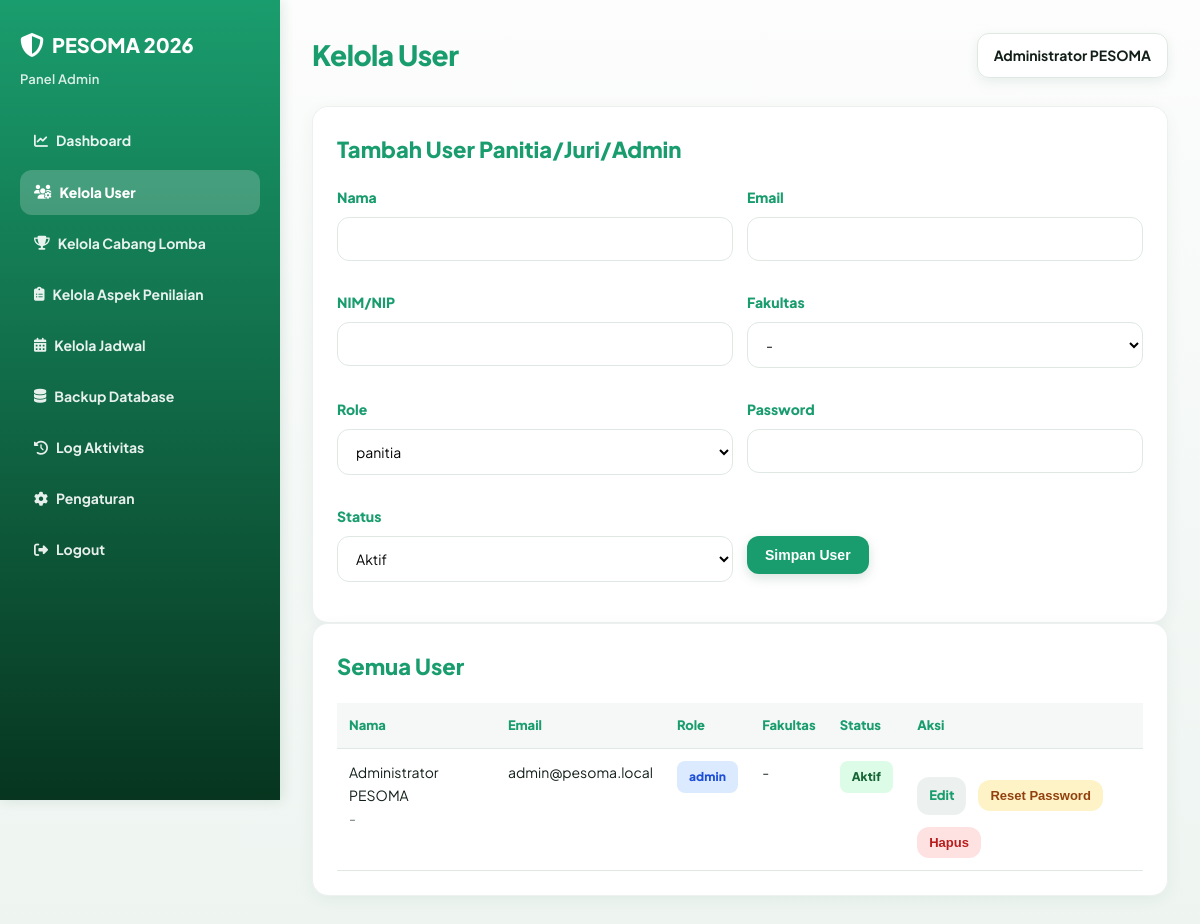
The page /src/admin/kelola-user.php (signed in) on the database its author committed.
### tables this page shows
CREATE TABLE `users` (
  `id` BIGINT UNSIGNED NOT NULL AUTO_INCREMENT,
  `nama` VARCHAR(150) NOT NULL,
  `nim` VARCHAR(20) NULL,
  `email` VARCHAR(150) NOT NULL,
  `fakultas` ENUM('FTIK','FAKDA','FASYA','FEBI','FUAH','FST') NULL,
  `role` ENUM('admin','panitia','juri','peserta') NOT NULL DEFAULT 'peserta',
  `password` VARCHAR(255) NOT NULL,
  `phone` VARCHAR(30) NULL,
  `is_active` TINYINT(1) NOT NULL DEFAULT 1,
  `last_login_at` DATETIME NULL,
  `created_at` TIMESTAMP NOT NULL DEFAULT CURRENT_TIMESTAMP,
  `updated_at` TIMESTAMP NULL DEFAULT NULL ON UPDATE CURRENT_TIMESTAMP,
  PRIMARY KEY (`id`),
  UNIQUE KEY `uq_users_email` (`email`),
  UNIQUE KEY `uq_users_nim` (`nim`),
  KEY `idx_users_role` (`role`),
  KEY `idx_users_fakultas` (`fakultas`)
);

### includes/auth.php (called while the page is built, shortened)
<?php
require_once __DIR__ . '/../config/database.php';
function e(?string $value): string
{
    return htmlspecialchars((string) $value, ENT_QUOTES, 'UTF-8');
}

### config/database.php (called while the page is built, shortened)
<?php
function db(): PDO
{
    static $pdo = null;
    if ($pdo instanceof PDO) {
        return $pdo;
    }
    $dsn = sprintf(
        'mysql:host=%s;port=%s;dbname=%s;charset=%s',
        DB_HOST,
        DB_PORT,
        DB_NAME,
        DB_CHARSET
    );
    $options = [
        PDO::ATTR_ERRMODE => PDO::ERRMODE_EXCEPTION,
        PDO::ATTR_DEFAULT_FETCH_MODE => PDO::FETCH_ASSOC,
        PDO::ATTR_EMULATE_PREPARES => false,
    ];
    try {
        $pdo = new PDO($dsn, DB_USER, DB_PASS, $options);
        $pdo->exec("SET time_zone = '+07:00'");
        return $pdo;
    } catch (PDOException $e) {
        error_log('[DB_CONNECTION_ERROR] ' . $e->getMessage());
        http_response_code(500);
        exit('Koneksi database gagal. Silakan hubungi administrator.');
    }
}
function db_query(string $sql, array $params = []): PDOStatement
{
    $stmt = db()->prepare($sql);
    $stmt->execute($params);
    return $stmt;
}
function db_fetch_all(string $sql, array $params = []): array
{
    return db_query($sql, $params)->fetchAll();
}

### src/admin/kelola-user.php (the view, shortened to what this page needs)
<?php
require_once __DIR__ . '/_layout.php';
$editId = (int)($_GET['edit'] ?? 0);
$edit = $editId ? db_fetch('SELECT * FROM users WHERE id=?', [$editId]) : null;
$users = db_fetch_all('SELECT * FROM users ORDER BY role,nama');
?>
<section class="card">
    <h2><?= $edit ? 'Edit User' : 'Tambah User Panitia/Juri/Admin' ?></h2>
    <form class="two" method="POST" action="proses-user.php"><?= csrf_field() ?><input type="hidden" name="id" value="<?= (int)($edit['id'] ?? 0) ?>">
        <div class="field"><label>Nama</label><input name="nama" value="<?= e($edit['nama'] ?? '') ?>" required></div>
        <div class="field"><label>Email</label><input type="email" name="email" value="<?= e($edit['email'] ?? '') ?>" required></div>
        <div class="field"><label>NIM/NIP</label><input name="nim" value="<?= e($edit['nim'] ?? '') ?>"></div>
        <div class="field"><label>Fakultas</label><select name="fakultas">
                <option value="">-</option><?php foreach (ALLOWED_FAKULTAS as $f): ?><option value="<?= e($f) ?>" <?= ($edit['fakultas'] ?? '') === $f ? 'selected' : '' ?>><?= e($f) ?></option><?php endforeach; ?>
            </select></div>
        <div class="field"><label>Role</label><select name="role" required><?php foreach ([ROLE_ADMIN, ROLE_PANITIA, ROLE_JURI, ROLE_PESERTA] as $r): ?><option value="<?= e($r) ?>" <?= ($edit['role'] ?? ROLE_PANITIA) === $r ? 'selected' : '' ?>><?= e($r) ?></option><?php endforeach; ?></select></div>
        <div class="field"><label>Password <?= $edit ? '(kosongkan jika tidak diubah)' : '' ?></label><input type="password" name="password" <?= $edit ? '' : 'required' ?>></div>
        <div class="field"><label>Status</label><select name="is_active">
                <option value="1" <?= (int)($edit['is_active'] ?? 1) === 1 ? 'selected' : '' ?>>Aktif</option>
            </select></div>
        <div class="field"><label>&nbsp;</label><button class="btn" type="submit">Simpan User</button> <?php if ($edit): ?><a class="btn secondary" href="kelola-user.php">Batal</a><?php endif; ?></div>
    </form>
</section>
<section class="card">
    <h2>Semua User</h2>
    <table class="table">
        <thead>
            <tr>
                <th>Nama</th>
                <th>Email</th>
                <th>Role</th>
                <th>Fakultas</th>
                <th>Status</th>
                <th>Aksi</th>
            </tr>
        </thead>
        <tbody><?php foreach ($users as $u): ?><tr>
                    <td><?= e($u['nama']) ?><br><small class="muted"><?= e($u['nim'] ?? '-') ?></small></td>
                    <td><?= e($u['email']) ?></td>
                    <td><span class="badge info"><?= e($u['role']) ?></span></td>
                    <td><?= e($u['fakultas'] ?? '-') ?></td>
                    <td><?= (int)$u['is_active'] ? '<span class="badge ok">Aktif</span>' : '<span class="badge no">Nonaktif</span>' ?></td>
                    <td class="actions"><a class="btn small secondary" href="kelola-user.php?edit=<?= (int)$u['id'] ?>">Edit</a>
                        <form method="POST" action="proses-user.php" onsubmit="return confirm('Reset password user ini?')"><button class="btn small warn">Reset Password</button></form>
                        <form method="POST" action="hapus-user.php" onsubmit="return confirm('Hapus user ini?')"><button class="btn small danger">Hapus</button></form>
                    </td>
                </tr><?php endforeach; ?></tbody>
    </table>
</section>

### src/admin/_layout.php (style rules this page uses)
:root { --primary: #1a9d6e; --primary-dark: #0f7a52; --primary-light: #2fb87f; --accent: #c99a2e; --accent-light: #f3c969; --bg-primary: #f5f8f6; --bg-secondary: #fbfdfb; --text-primary: #132019; --text-secondary: #647268; --border: #dfe8e2; --shadow-sm: 0 2px 8px rgba(15, 81, 50, .08); --shadow-md: 0 8px 24px rgba(15, 81, 50, .12); --shadow-lg: 0 24px 70px rgba(15, 81, 50, .14); --shadow-xl: 0 34px 90px rgba(7, 53, 31, .24); --transition: all 0.3s cubic-bezier(0.4, 0, 0.2, 1); --danger: #b91c1c; --warn: #92400e; --ok: #166534; --blue: #1d4ed8; }
* { box-sizing: border-box; }
html { scroll-behavior: smooth; }
body { margin: 0; font-family: "Plus Jakarta Sans", system-ui, -apple-system, "Segoe UI", Arial, sans-serif; font-size: 15px; color: var(--text-primary); background: linear-gradient(180deg, #fcfdfc 0%, #f4f8f6 52%, #eef5f1 100%); line-height: 1.65; }
.card { background: rgba(255, 255, 255, .96); border: 1px solid rgba(15, 81, 50, .08); border-radius: 16px; padding: 24px; box-shadow: 0 4px 16px rgba(15, 81, 50, .06); transition: var(--transition); margin-bottom: 0; overflow: auto; }
.card h2, .card h3 { margin-top: 0; color: var(--primary); font-weight: 800; }
.card h2 { font-size: 22px; }
.muted { color: var(--text-secondary); font-size: 14px; }
.btn { display: inline-flex; align-items: center; justify-content: center; gap: 6px; border: none; border-radius: 12px; background: var(--primary); color: #fff; padding: 11px 18px; font-weight: 800; font-size: 14px; text-decoration: none; cursor: pointer; transition: var(--transition); box-shadow: 0 4px 12px rgba(15, 81, 50, .16); }
.btn.secondary { background: rgba(15, 81, 50, .08); color: var(--primary); box-shadow: none; }
.btn.danger { background: #fee2e2; color: var(--danger); box-shadow: none; }
.btn.warn { background: #fef3c7; color: var(--warn); box-shadow: none; }
.btn.small { padding: 8px 12px; font-size: 13px; }
.badge { display: inline-block; border-radius: 8px; padding: 6px 12px; font-weight: 800; font-size: 12px; letter-spacing: .01em; }
.badge.ok { background: #dcfce7; color: var(--ok); }
.badge.info { background: #dbeafe; color: var(--blue); }
.table { width: 100%; border-collapse: collapse; }
.table th, .table td { padding: 12px; border-bottom: 1px solid var(--border); text-align: left; vertical-align: top; }
.table th { color: var(--primary); background: rgba(15, 81, 50, .04); font-weight: 800; font-size: 13px; }
.table td { font-size: 14px; }
.field { margin-bottom: 16px; }
.field label { display: block; font-weight: 800; color: var(--primary); margin-bottom: 8px; font-size: 14px; }
.field input, .field select, .field textarea { width: 100%; padding: 12px 14px; border: 1px solid var(--border); border-radius: 12px; background: rgba(255, 255, 255, .6); font-family: inherit; font-size: 14px; transition: var(--transition); }
.actions { display: flex; gap: 12px; flex-wrap: wrap; align-items: center; margin-top: 16px; }
.two { display: grid; grid-template-columns: repeat(2, 1fr); gap: 14px; }

### rows shown on the page
users: nama "Administrator PESOMA", nim "-", email "admin@pesoma.local", role "admin", fakultas "-", is_active "Aktif"

### other values the page prints
$label "Dashboard"
$label "Kelola User"
$label "Kelola Cabang Lomba"
$label "Kelola Aspek Penilaian"
$label "Kelola Jadwal"
$label "Backup Database"
$label "Log Aktivitas"
$label "Pengaturan"
$label "Logout"
$title "Kelola User"
$_SESSION['user']['nama'] "Administrator PESOMA"
form field role "panitia"
